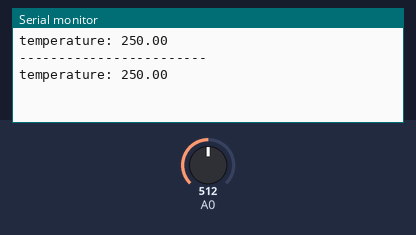
A sketch run on a simulated Arduino Uno, built with avr-gcc and run on an emulated ATmega328P. Parts: the last lines printed to the serial monitor. The test bench sets the inputs (shaded band); at power-on: A0 = 512.

Above: at 1.8 s.
1.9 s: A0 set to 716
At 2.8 s:
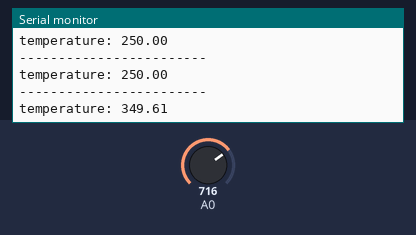
3.4 s: A0 set to 900
At 4.6 s:
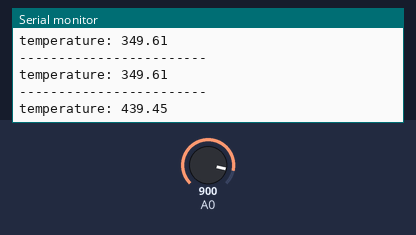
Timing chart, 0 to 6.4 s (numbered marks = the images above; inputs shaded):
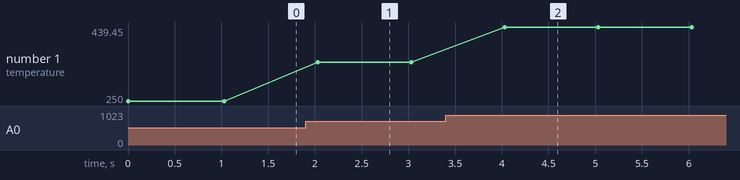

The sketch:

onndo_LM35.ino
```cpp
/* --------------------------------
  温度計測（0℃〜100℃）
--------------------------------- */
float a_in;          // アナログ入力値(0〜203)
float temp_c = 0;  // 摂氏値( ℃ )
String line = "------------------------";

void setup(){
  Serial.begin(9600);  // シリアル通信速度
}

void loop(){
  // アナログピンから計測値を取得(0〜203)
  a_in = analogRead(0);
  // 入力値を摂氏に換算
  temp_c = ((5 * a_in) / 1024) * 100;
  // 改行しながら出力

  Serial.print("temperature: ");
  Serial.println(temp_c);
  // 1000ms待機
  delay(1000);
  Serial.println(line);
}
```

Measured:
- after the input at 1.9 s, the serial monitor: prints a new line after 0.13 s (image 1)
- after the input at 3.4 s, the serial monitor: prints a new line after 0.63 s (image 2)
- plotted number 1: 250 → 349.61 after the input at 1.9 s, 349.61 → 439.45 after the input at 3.4 s
